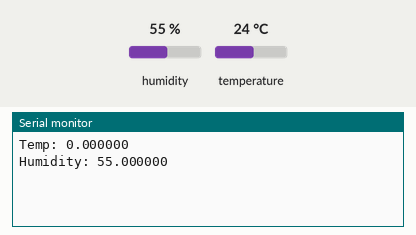
Simulated run of this sketch. Board: Particle Photon. On the bench: the last lines printed to the serial monitor. The test bench sets the inputs (shaded band); at power-on: humidity 55 %, temperature 24 °C.

Above: at 18.0 s.
18.1 s: humidity set to 22 %
At 20.6 s:
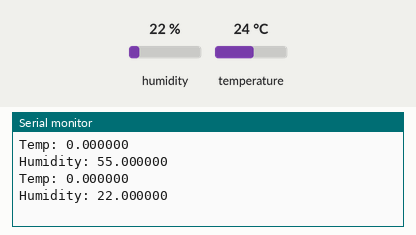
33.1 s: humidity set to 40 %
At 40.7 s:
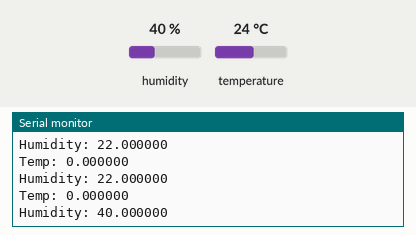
Timing chart, 0 to 42.2 s (numbered marks = the images above; inputs shaded):
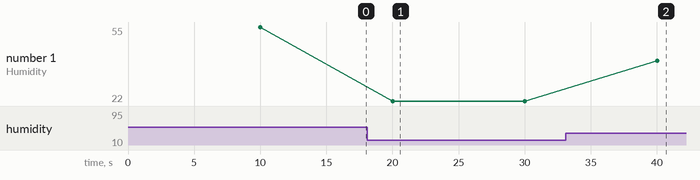

Measured:
- after the input at 18.1 s, the serial monitor: prints a new line after 1.9 s (image 1)
- after the input at 33.1 s, the serial monitor: prints a new line after 6.9 s (image 2)
- plotted number 1: 55 → 22 after the input at 18.1 s, 22 → 40 after the input at 33.1 s

The sketch:

PhotonTempHumd.ino
```cpp
// This #include statement was automatically added by the Particle IDE.
#include <Grove_Temperature_And_Humidity_Sensor.h>


SerialLogHandler logHandler;

DHT dht(D6, 32);
double temp=0.0;
double humidity=0.0;
int wifi_strength = -1;

void setup() {
    Serial.begin(9600);

    Particle.variable("temp", temp);
    Particle.variable("humidity", humidity);
    Particle.variable("wifi_strength", wifi_strength);
    Particle.variable("file", "photontemphumdity.ino");


    dht.begin();

}

unsigned long last_timestamp = 0;


void loop() {

    unsigned long timeNow = millis();

    if( timeNow < last_timestamp ) {
        // then the millis() have rolled over, reset
        // the last_timestamp
        // https://docs.particle.io/reference/device-os/api/time/time/
        // the number returned will overflow (go back to zero ) after about 49 days.
        last_timestamp = 0;
    }

    if( (timeNow - last_timestamp) > 10000 ) {
        // 10 seconds has passed
        last_timestamp = timeNow;

        temp = dht.getTempFarenheit();
        humidity = dht.getHumidity();
        if (isnan(humidity) || isnan(temp) )
	    {
		    Serial.printlnf("Failed to read from DHT11 sensor!");
	    }

        Serial.printlnf("Temp: %f", temp);
        Serial.printlnf("Humidity: %f", humidity);

        //Checks the strength
        int strength = WiFi.RSSI();

        //Converts the -127 to -1 strength range to 0-9
        wifi_strength = (((strength - -127) * 10) / (-1 - -127));


    }

}
```
